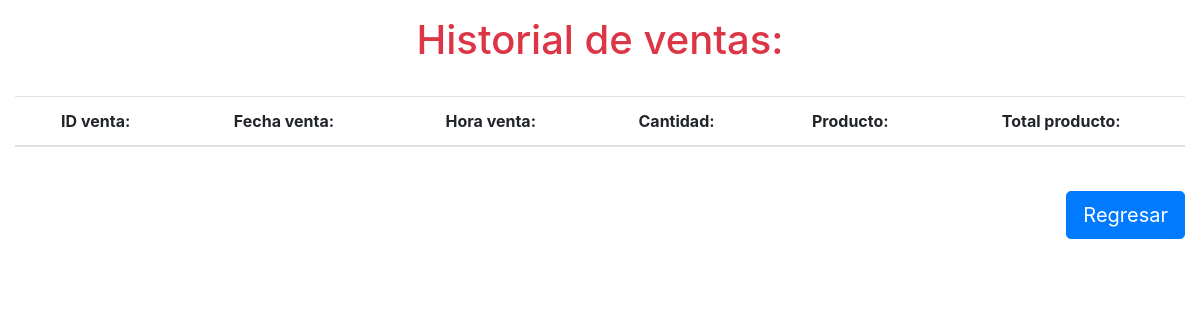
The page /productos/historial_ventas.php on the database as committed earlier.
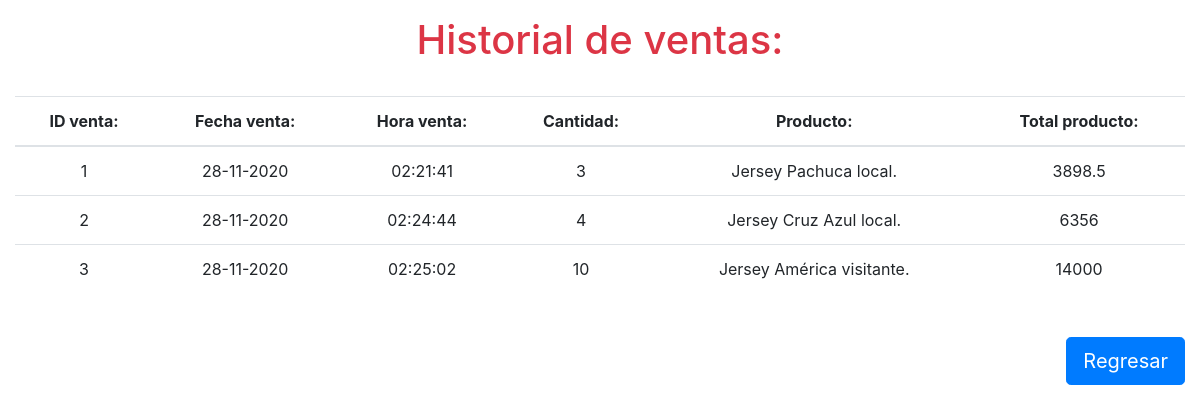
The same page on the database as committed later.
### tables this page shows
CREATE TABLE ticket (
	id_ticket INTEGER PRIMARY KEY AUTOINCREMENT,
    fecha VARCHAR (10) NOT NULL,
    hora_venta VARCHAR (10) NOT NULL,
    cantidad_producto INTEGER NOT NULL,
    producto VARCHAR (100) NOT NULL,
    total_producto FLOAT NOT NULL
);

### productos/db/db_ticket.php (the view)
<?php
    $db = new SQLite3("../tienda.db");
    $resultado = $db->query("SELECT * from ticket;");
    $table = "
        <table class='table text-center'>
            <thead>
            <tr>
                <th>ID venta:</th>
                <th>Fecha venta:</th>
                <th>Hora venta:</th>
                <th>Cantidad:</th>
                <th>Producto:</th>
                <th>Total producto:</th>
            </tr>
            </thead>
            ";
    print($table);
    while ($row = $resultado->fetchArray() ) {
        $id_ticket = $row['id_ticket'];
        $fecha = $row['fecha'];
        $hora_venta = $row['hora_venta'];
        $cantidad_producto = $row['cantidad_producto'];
        $producto = $row['producto'];
        $total_producto = $row['total_producto'];
        $table = "
            <tr>
                <td>$id_ticket</td>
                <td>$fecha</td>
                <td>$hora_venta</td>
                <td>$cantidad_producto</td>
                <td>$producto</td>
                <td>$total_producto</td>
            </tr>
        ";
        print($table);
    }
    print("</table>");
?>

### productos/historial_ventas.php (shortened to what this page needs)
<!doctype html>
<html lang="es">
<head>
    <link rel="stylesheet" href="https://cdn.jsdelivr.net/npm/bootstrap@4.5.3/dist/css/bootstrap.min.css">
</head>
<body>
    <div class="container-fluid">
        <h1 class="text-center text-danger mt-2 pt-2">Historial de ventas:</h1> <br>
        <?php include 'db/db_ticket.php'; ?> <br>
        <a href="index.php" class="btn btn-primary btn-lg my-1 float-right ">Regresar</a>
    </div>
</body>
</html>

Rows that differ between the two databases and show on the page:
added ticket: id_ticket "1", fecha "28-11-2020", hora_venta "02:21:41", cantidad_producto "3", producto "Jersey Pachuca local.", total_producto "3898.5"
added ticket: id_ticket "2", fecha "28-11-2020", hora_venta "02:24:44", cantidad_producto "4", producto "Jersey Cruz Azul local.", total_producto "6356"
added ticket: id_ticket "3", fecha "28-11-2020", hora_venta "02:25:02", cantidad_producto "10", producto "Jersey América visitante.", total_producto "14000"
